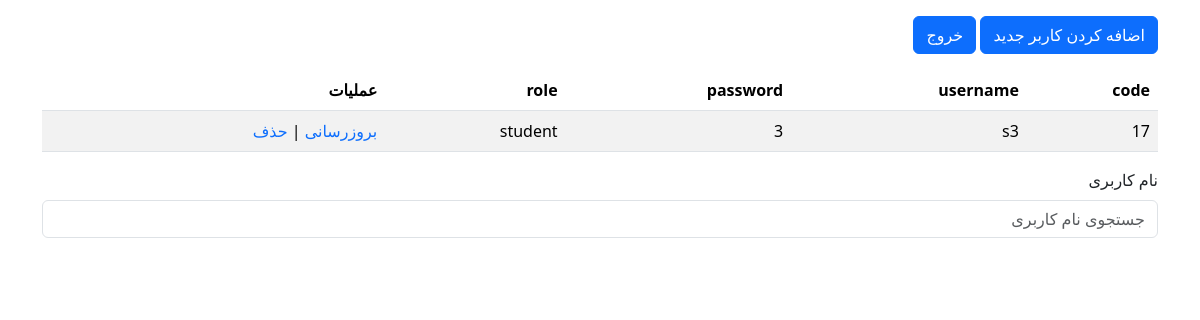
Page /admin/user-list.php?username=s3 (signed in) on the committed database.
### tables this page shows
CREATE TABLE `user` (
  `user_code` int(11) NOT NULL,
  `username` varchar(50) NOT NULL,
  `password` varchar(50) NOT NULL,
  `role` varchar(50) NOT NULL
);

### admin/user-list.php (the view, shortened to what this page needs)
<!doctype html>
<html lang="en">
<head>
    <link rel="stylesheet" href="../assets/bootstrap-5.3.3-dist/css/bootstrap.rtl.min.css">
    <link rel="stylesheet" href="../assets/style.css">
</head>
<body>
<div class="container">
    <?php
    $user = $_SESSION["user_logged"];
    if($user["role"]  == "student"){
        ?>
        <div class="alert alert-danger" role="alert">
           شما مجوز ورود به این صفحه را ندارید .
            <a href="../login.html" class="alert-link">صفحه ی ورود</a>
        </div>
    <?php
    }
else{
    ?>
    <div class="mb-3 mt-3">
        <a href="user-managment-adduser.php" class="btn btn-primary">اضافه کردن کاربر جدید</a>
        <a href="../logout.php" class="btn btn-primary">خروج</a>
    </div>
    <table class="table table-striped">
        <thead>
        <tr>
            <th scope="col">code</th>
            <th scope="col">username</th>
            <th scope="col">password</th>
            <th scope="col">role</th>
            <th scope="col">عملیات</th>
        </tr>
        </thead>
        <tbody>
        <?php
        $conn = (new my_database())->connection_database;
        if (isset($_GET["username"])) {
            $search_username = $_GET["username"];
            $sql = "SELECT * FROM `user` WHERE `username` LIKE '%$search_username%'";
        } else {
            $sql = "SELECT * FROM `user`";
        }
        $result = $conn->query($sql);
        if ($result->num_rows > 0) {
            while ($row = $result->fetch_assoc()) {
                $user_code = $row["user_code"];
                echo " <tr>
        <td >" . $row["user_code"] . "</td>
        <td>" . $row["username"] . "</td>
        <td>" . $row["password"] . "</td>
        <td>" . $row["role"] . "</td>
        <td>
        <a href=\"user-managment-update.php?user_code=$user_code\">
        بروزرسانی
        </a>
        |
        <a href=\"user-managment-delete.php?user_code=$user_code\" class=''>
        حذف
        </a>
</td>
    </tr>";
            }
        } else {
            echo "0 results";
        }
        ?>
        </tbody>
    </table>
    <form action="" method="get">
        <div class="mb-3 mt-3">
            <label for="username" class="form-label">نام کاربری</label>
            <input type="search" class="form-control" id="username" placeholder="جستجوی نام کاربری" name="username"
                   value="">
        </div>
    </form>
    <?php
}
    ?>
</div>
</body>
</html>

### assets/style.css (style rules this page uses)
body { direction: rtl; }
a { text-decoration: none; }

### rows in the picture
user: user_code "17", username "s3", password "3", role "student"
